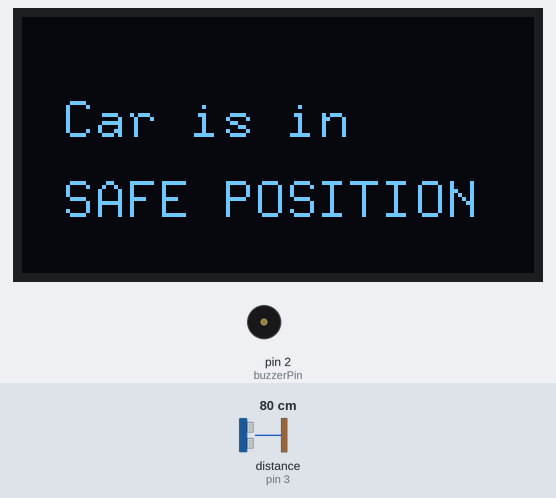
A sketch run on a simulated Arduino Uno, built with avr-gcc and run on an emulated ATmega328P. Shown: 128×64 one-colour display, buzzer (waves = sounding). Wiring (inferred from the names in the program): ultrasonic range finder: trigger pin 4; echo pin 3. The inputs (shaded band) are chosen by the test bench; at power-on: distance to the obstacle (sensor on pin 3) 80 cm. The echo pulse lasts 58.3 µs per cm; what the sketch prints to the serial monitor is not drawn.

Above: at 10.1 s.
10.2 s: distance to the obstacle (sensor on pin 3) set to 13 cm
At 10.7 s:
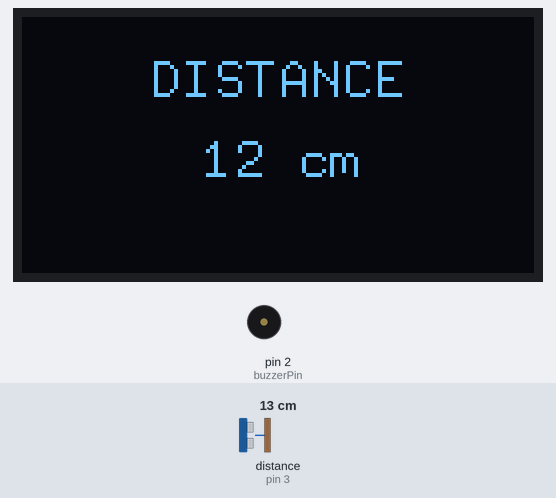
11.8 s: distance to the obstacle (sensor on pin 3) set to 10 cm
At 11.98 s:
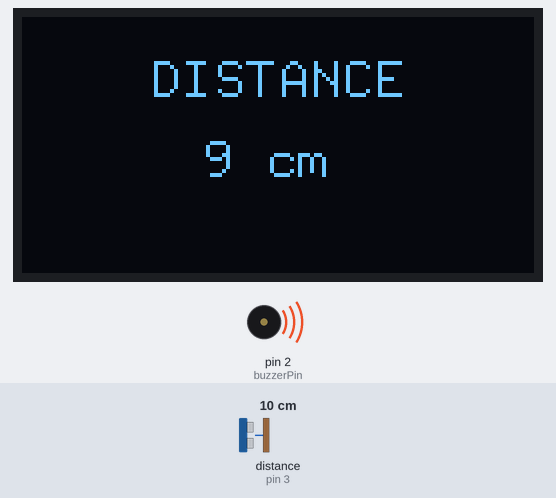
14.8 s: distance to the obstacle (sensor on pin 3) set to 2 cm
At 15.7 s:
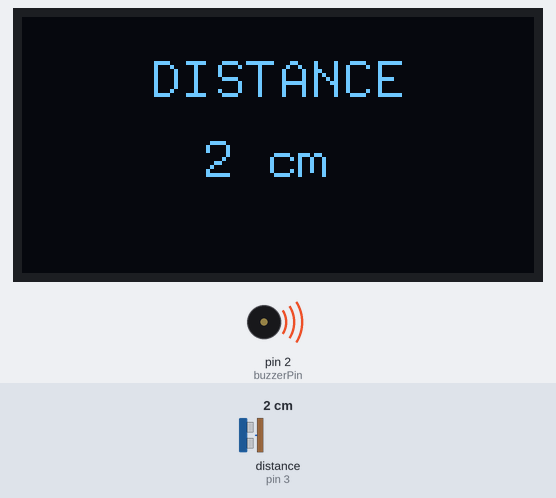
16.4 s: distance to the obstacle (sensor on pin 3) set to 35 cm
At 17.3 s:
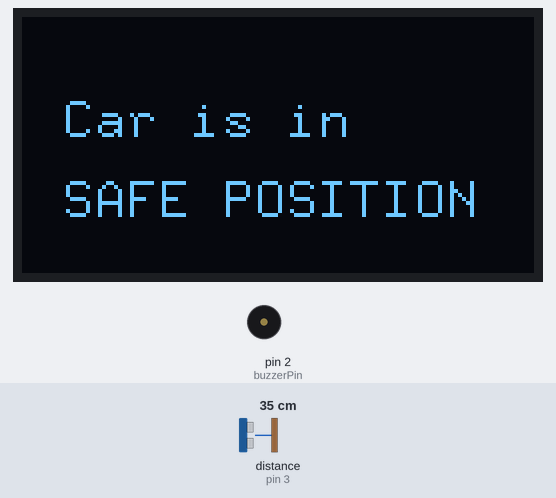
18.0 s: distance to the obstacle (sensor on pin 3) set to 3 cm
At 18.9 s:
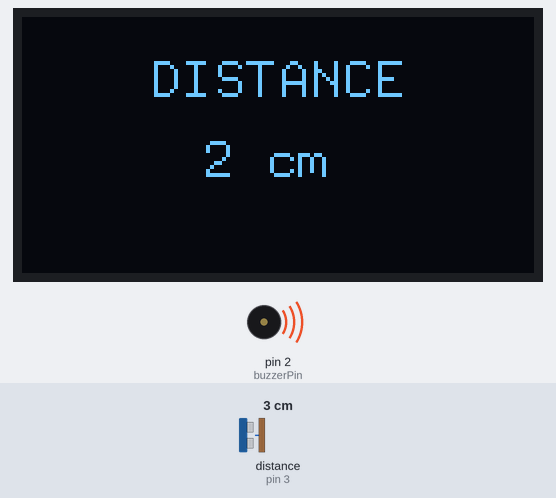
Timing chart, 0 to 22.0 s (numbered marks = the images above; inputs shaded):
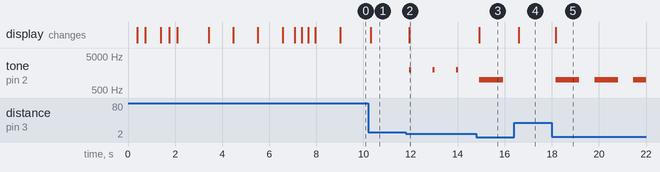

Measured:
- the behaviour switches between 12 and 11 cm on distance to the obstacle (sensor on pin 3) (found by bisection; images 1 and 2)
- after the input at 10.2 s, the display: changes after 0.10 s (image 1)
- after the input at 11.8 s, tone on pin 2 (buzzerPin): alternates 2000 Hz for 0.10 s and silent for 0.90 s, starting after 0.14 s; the display: changes after 0.14 s (image 2)
- after the input at 14.8 s, the display: changes after 0.13 s (image 3)
- after the input at 16.4 s, tone on pin 2 (buzzerPin): stays silent (without the input it goes to 1000 Hz after 0.17 s); the display: changes after 0.19 s (image 4)
- after the input at 18.0 s, tone on pin 2 (buzzerPin): alternates 1000 Hz for 1.0 s and silent for 0.65 s, starting after 0.17 s; the display: changes after 0.17 s (image 5)

The sketch:

display_obstacle_parts.ino
```cpp
#include <U8g2lib.h>
#include <SPI.h>

const int trigPin = 4;
const int echoPin = 3;
const int buzzerPin = 2;

U8G2_SH1106_128X64_NONAME_F_4W_HW_SPI u8g2(U8G2_R0, /* cs=*/ 10, /* dc=*/ 8, /* reset=*/ 9);

void setup() {
    Serial.begin(9600);

    u8g2.begin();

    pinMode(trigPin, OUTPUT);
    //
    pinMode(echoPin, INPUT);
    pinMode(buzzerPin, OUTPUT);

    // === "CAM CAR" (Letter by Letter) ===
    char camCarText[] = "CAM CAR";
    for (int i = 0; i < 7; i++) {
        u8g2.clearBuffer();
        u8g2.setFont(u8g2_font_logisoso16_tr);
        u8g2.setCursor(30, 40);
        for (int j = 0; j <= i; j++) {
            u8g2.print(camCarText[j]);
        }
        u8g2.sendBuffer();
        delay(300);
    }
    delay(1000);

    // === "Starting Up..." Animation ===
    u8g2.setFont(u8g2_font_t0_14_tr);
    for (int i = 0; i < 3; i++) {
        u8g2.clearBuffer();
        u8g2.setCursor(20, 40);
        u8g2.print("Starting Up");
        for (int j = 0; j <= i; j++) {
            u8g2.print(".");
        }
        u8g2.sendBuffer();
        delay(1000);
    }

    // === "WELCOME" Animation with 1 Blink ===
    char welcomeText[] = " WELCOME ";
    u8g2.clearBuffer();
    u8g2.setFont(u8g2_font_logisoso16_tr);
    u8g2.setCursor(20, 40);
    u8g2.print(welcomeText);
    u8g2.sendBuffer();
    delay(500);

    // Blink Twice (ON → OFF → ON → OFF)
    u8g2.clearBuffer(); // OFF
    u8g2.sendBuffer();
    delay(250);

    u8g2.clearBuffer(); // ON
    u8g2.setCursor(20, 40);
    u8g2.print(welcomeText);
    u8g2.sendBuffer();
    delay(250);

    u8g2.clearBuffer(); // OFF
    u8g2.sendBuffer();
    delay(250);

    u8g2.clearBuffer(); // ON
    u8g2.setCursor(20, 40);
    u8g2.print(welcomeText);
    u8g2.sendBuffer();
    delay(1000);
}

void loop() {
    long duration, distance;

    digitalWrite(trigPin, LOW);
    delayMicroseconds(2);

    digitalWrite(trigPin, HIGH);
    delayMicroseconds(10);
    digitalWrite(trigPin, LOW);

    duration = pulseIn(echoPin, HIGH);
    distance = duration * 0.034 / 2;

    Serial.print("Distance: ");
    Serial.print(distance);
    Serial.println(" cm");

    u8g2.clearBuffer();
    u8g2.setFont(u8g2_font_8x13_tr);

    if (distance >= 20) {
        u8g2.setCursor(10, 30);
        u8g2.print("Car is in");
        u8g2.setCursor(10, 50);
        u8g2.print("SAFE POSITION");
    } else {
        u8g2.setCursor(32, 20);
        u8g2.print("DISTANCE");
        u8g2.setCursor(45, 40);
        u8g2.print(distance);
        u8g2.print(" cm");
    }

    u8g2.sendBuffer();

    if (distance <= 10 && distance > 6) {
        tone(buzzerPin, 2000);
        delay(100);
        noTone(buzzerPin);
        delay(750);
    } else if (distance <= 6 && distance > 2) {
        tone(buzzerPin, 1700);
        delay(200);
        noTone(buzzerPin);
        delay(500);
    } else if (distance <= 2) {
        tone(buzzerPin, 1000);
        delay(1000);
        noTone(buzzerPin);
        delay(500);
    } else {
        noTone(buzzerPin);
    }

    delay(100);
}
```
